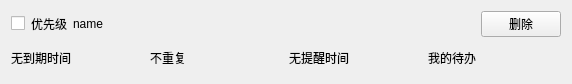
<?xml version="1.0" encoding="UTF-8"?>
<ui version="4.0">
 <class>QItem</class>
 <widget class="QWidget" name="QItem">
  <property name="geometry">
   <rect>
    <x>0</x>
    <y>0</y>
    <width>572</width>
    <height>84</height>
   </rect>
  </property>
  <property name="windowTitle">
   <string>QItem</string>
  </property>
  <layout class="QGridLayout" name="gridLayout">
   <item row="0" column="0">
    <layout class="QHBoxLayout" name="horizontalLayout_3">
     <item>
      <layout class="QHBoxLayout" name="horizontalLayout">
       <item>
        <widget class="QCheckBox" name="checkFinished">
         <property name="text">
          <string/>
         </property>
        </widget>
       </item>
       <item>
        <widget class="QLabel" name="labelPriority">
         <property name="text">
          <string>优先级</string>
         </property>
        </widget>
       </item>
       <item>
        <widget class="QLabel" name="labelName">
         <property name="text">
          <string>name</string>
         </property>
        </widget>
       </item>
      </layout>
     </item>
     <item>
      <spacer name="horizontalSpacer">
       <property name="orientation">
        <enum>Qt::Horizontal</enum>
       </property>
       <property name="sizeHint" stdset="0">
        <size>
         <width>40</width>
         <height>20</height>
        </size>
       </property>
      </spacer>
     </item>
     <item>
      <widget class="QPushButton" name="btnDelete">
       <property name="text">
        <string>删除</string>
       </property>
      </widget>
     </item>
    </layout>
   </item>
   <item row="1" column="0">
    <layout class="QHBoxLayout" name="horizontalLayout_2">
     <item>
      <widget class="QLabel" name="labelDeadline">
       <property name="text">
        <string>无到期时间</string>
       </property>
      </widget>
     </item>
     <item>
      <widget class="QLabel" name="labelRepeat">
       <property name="text">
        <string>不重复</string>
       </property>
      </widget>
     </item>
     <item>
      <widget class="QLabel" name="labelRemind">
       <property name="text">
        <string>无提醒时间</string>
       </property>
      </widget>
     </item>
     <item>
      <widget class="QLabel" name="labelGroupName">
       <property name="text">
        <string>我的待办</string>
       </property>
      </widget>
     </item>
    </layout>
   </item>
  </layout>
 </widget>
 <layoutdefault spacing="6" margin="11"/>
 <resources/>
 <connections/>
</ui>
